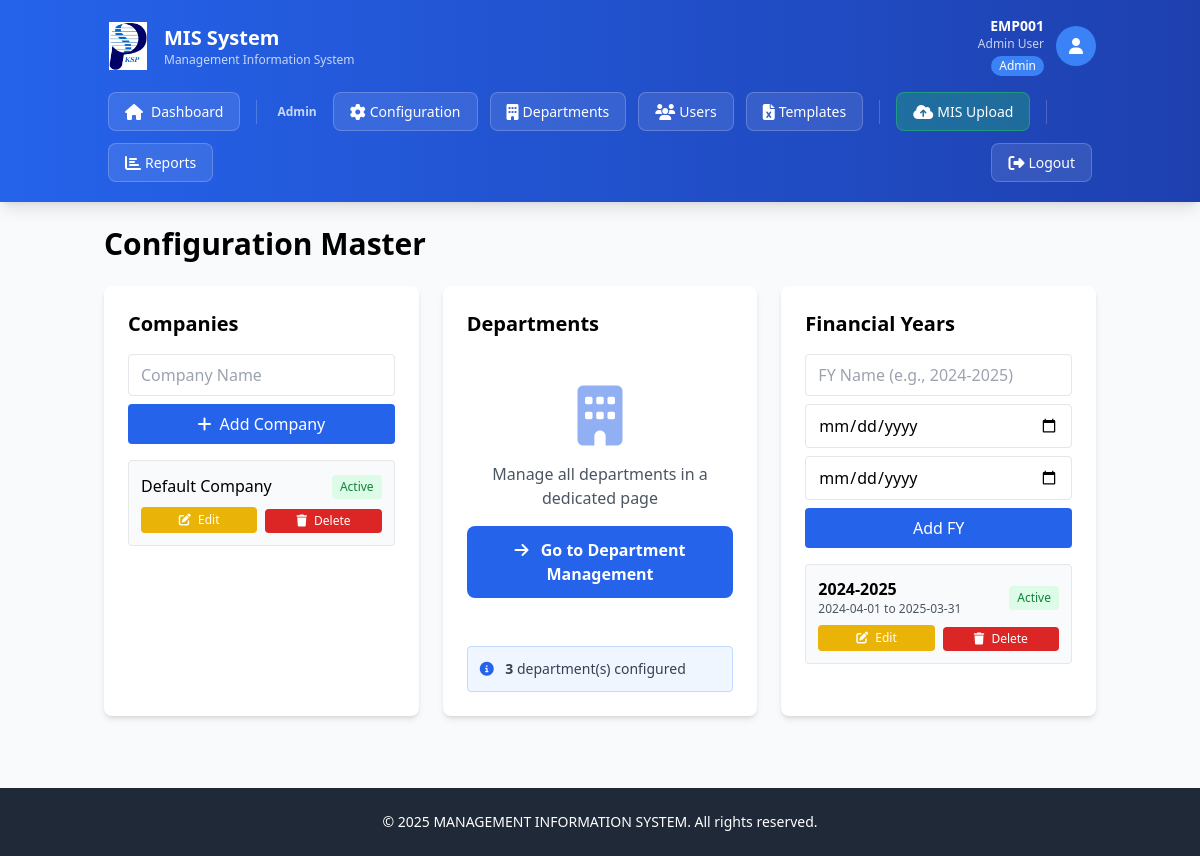
The app's page /config-master (signed in) with its own data.
### app.py (models this page shows)
class User(db.Model):
    __tablename__ = 'users'
    UserID = db.Column(db.Integer, primary_key=True)
    EmpID = db.Column(db.String(20), unique=True, nullable=False, index=True)
    Username = db.Column(db.String(50), nullable=True)
    PasswordHash = db.Column(db.String(255), nullable=False)
    Email = db.Column(db.String(100), unique=True, nullable=False)
    DepartmentID = db.Column(db.Integer, db.ForeignKey('departments.DeptID'), nullable=False)
    RoleID = db.Column(db.Integer, db.ForeignKey('roles.RoleID'), nullable=False)
    IsActive = db.Column(db.Boolean, default=True)
    FailedLoginAttempts = db.Column(db.Integer, default=0)
    LastFailedLogin = db.Column(db.DateTime, nullable=True)
    AccountLockedUntil = db.Column(db.DateTime, nullable=True)
    PasswordLastChanged = db.Column(db.DateTime, default=lambda: datetime.now(IST))
    PasswordExpiryDate = db.Column(db.DateTime, default=lambda: datetime.now(IST) + timedelta(days=90))
    CreatedAt = db.Column(db.DateTime, default=lambda: datetime.now(IST))
    UpdatedAt = db.Column(db.DateTime, default=lambda: datetime.now(IST), onupdate=lambda: datetime.now(IST))
    uploads = db.relationship('MISUpload', foreign_keys='MISUpload.UploadedBy', backref='uploader', lazy=True)

class Role(db.Model):
    __tablename__ = 'roles'
    RoleID = db.Column(db.Integer, primary_key=True)
    RoleName = db.Column(db.String(50), unique=True, nullable=False)
    users = db.relationship('User', backref='role', lazy=True)

class Company(db.Model):
    __tablename__ = 'companies'
    CompanyID = db.Column(db.Integer, primary_key=True)
    CompanyName = db.Column(db.String(100), unique=True, nullable=False)
    ActiveFlag = db.Column(db.Boolean, default=True)

class FinancialYear(db.Model):
    __tablename__ = 'financial_years'
    FYID = db.Column(db.Integer, primary_key=True)
    FYName = db.Column(db.String(50), unique=True, nullable=False)
    StartDate = db.Column(db.Date, nullable=False)
    EndDate = db.Column(db.Date, nullable=False)
    ActiveFlag = db.Column(db.Boolean, default=False)
    uploads = db.relationship('MISUpload', backref='financial_year', lazy=True)

### app.py (the view)
@app.route('/config-master')
@admin_required
def config_master():
    user = User.query.get(session['user_id'])
    companies = Company.query.all()
    departments = Department.query.all()
    financial_years = FinancialYear.query.all()
    return render_template('config_master.html',
                                 current_user=user,
                                 companies=companies,
                                 departments=departments,
                                 financial_years=financial_years)

### app.py (called while the page is built)
def admin_required(f):
    from functools import wraps
    @wraps(f)
    def decorated_function(*args, **kwargs):
        if 'user_id' not in session:
            flash('Please log in to access this page.', 'error')
            return redirect(url_for('login'))
        user = User.query.get(session['user_id'])
        if not user or not user.IsActive:
            session.clear()
            flash('Your session has expired. Please log in again.', 'error')
            return redirect(url_for('login'))
        if user.role.RoleName != 'Admin':
            flash('Access denied. Admin privileges required.', 'error')
            return redirect(url_for('dashboard'))
        return f(*args, **kwargs)
    return decorated_function

### templates/config_master.html (shortened to what this page needs)
{% extends "base.html" %}
{% block content %}
<div class="max-w-6xl mx-auto">
    <h2 class="text-3xl font-bold mb-6">Configuration Master</h2>
    <div class="grid grid-cols-1 lg:grid-cols-3 gap-6">
        <div class="bg-white p-6 rounded-lg shadow-md">
            <h3 class="text-xl font-bold mb-4">Companies</h3>
            <form method="POST" action="{{ url_for('add_company') }}" class="mb-4">
                <input type="text" name="company_name" placeholder="Company Name" required class="w-full px-3 py-2 border rounded mb-2">
                <button type="submit" class="w-full bg-blue-600 text-white py-2 rounded hover:bg-blue-700">
                    <i class="fas fa-plus mr-1"></i> Add Company
                </button>
            </form>
            <div class="space-y-2">
                {% for company in companies %}
                <div class="p-3 bg-gray-50 rounded border border-gray-200">
                    <div class="flex justify-between items-center mb-2">
                        <span class="font-medium" id="company-name-{{ company.CompanyID }}">{{ company.CompanyName }}</span>
                        <form method="POST" action="{{ url_for('toggle_company', company_id=company.CompanyID) }}" class="inline">
                            <button type="submit" class="text-xs px-2 py-1 rounded {% if company.ActiveFlag %}bg-green-100 text-green-700 hover:bg-green-200{% else %}bg-red-100 text-red-700 hover:bg-red-200{% endif %}">
                                {{ 'Active' if company.ActiveFlag else 'Inactive' }}
                            </button>
                        </form>
                    </div>
                    <div class="flex gap-2" id="action-company-buttons-{{ company.CompanyID }}">
                        <button onclick="toggleEditCompany({{ company.CompanyID }})" class="flex-1 bg-yellow-500 text-white text-xs py-1 rounded hover:bg-yellow-600">
                            <i class="fas fa-edit mr-1"></i> Edit
                        </button>
                        <form method="POST" action="{{ url_for('delete_company', company_id=company.CompanyID) }}" class="flex-1" onsubmit="return confirm('Are you sure you want to delete {{ company.CompanyName }}?');">
                            <button type="submit" class="w-full bg-red-600 text-white text-xs py-1 rounded hover:bg-red-700">
                                <i class="fas fa-trash mr-1"></i> Delete
                            </button>
                        </form>
                    </div>
                </div>
                {% endfor %}
            </div>
        </div>
        <div class="bg-white p-6 rounded-lg shadow-md">
            <h3 class="text-xl font-bold mb-4">Departments</h3>
            <div class="text-center py-8">
                <i class="fas fa-building text-6xl text-blue-600 mb-4 opacity-50"></i>
                <p class="text-gray-600 mb-4">Manage all departments in a dedicated page</p>
                <a href="{{ url_for('department_management') }}" class="inline-block bg-blue-600 text-white px-6 py-3 rounded-lg hover:bg-blue-700 transition font-semibold">
                    <i class="fas fa-arrow-right mr-2"></i> Go to Department Management
                </a>
            </div>
            <div class="mt-4 p-3 bg-blue-50 rounded border border-blue-200">
                <p class="text-sm text-gray-700">
                    <i class="fas fa-info-circle text-blue-600 mr-2"></i>
                    <strong>{{ departments|length }}</strong> department(s) configured
                </p>
            </div>
        </div>
        <div class="bg-white p-6 rounded-lg shadow-md">
            <h3 class="text-xl font-bold mb-4">Financial Years</h3>
            <form method="POST" action="{{ url_for('add_fy') }}" class="mb-4">
                <input type="text" name="fy_name" placeholder="FY Name (e.g., 2024-2025)" required class="w-full px-3 py-2 border rounded mb-2">
                <input type="date" name="start_date" placeholder="Start Date" required class="w-full px-3 py-2 border rounded mb-2">
                <input type="date" name="end_date" placeholder="End Date" required class="w-full px-3 py-2 border rounded mb-2">
                <button type="submit" class="w-full bg-blue-600 text-white py-2 rounded hover:bg-blue-700">Add FY</button>
            </form>
            <div class="space-y-2">
                {% for fy in financial_years %}
                <div class="p-3 bg-gray-50 rounded border border-gray-200">
                    <div class="flex justify-between items-center mb-2">
                        <div>
                            <span class="font-bold">{{ fy.FYName }}</span>
                            <p class="text-xs text-gray-600">{{ fy.StartDate }} to {{ fy.EndDate }}</p>
                        </div>
                        <form method="POST" action="{{ url_for('toggle_fy', fy_id=fy.FYID) }}" class="inline">
                            <button type="submit" class="text-xs px-2 py-1 rounded {% if fy.ActiveFlag %}bg-green-100 text-green-700 hover:bg-green-200{% else %}bg-gray-100 text-gray-700 hover:bg-gray-200{% endif %}">
                                {{ 'Active' if fy.ActiveFlag else 'Set Active' }}
                            </button>
                        </form>
                    </div>
                    <div class="flex gap-2" id="action-fy-buttons-{{ fy.FYID }}">
                        <button onclick="toggleEditFY({{ fy.FYID }})" class="flex-1 bg-yellow-500 text-white text-xs py-1 rounded hover:bg-yellow-600">
                            <i class="fas fa-edit mr-1"></i> Edit
                        </button>
                        <form method="POST" action="{{ url_for('delete_fy', fy_id=fy.FYID) }}" class="flex-1" onsubmit="return confirm('Are you sure you want to delete {{ fy.FYName }}? This action cannot be undone if the FY has no associated data.');">
                            <button type="submit" class="w-full bg-red-600 text-white text-xs py-1 rounded hover:bg-red-700">
                                <i class="fas fa-trash mr-1"></i> Delete
                            </button>
                        </form>
                    </div>
                </div>
                {% endfor %}
            </div>
        </div>
    </div>
</div>
{% endblock %}

### templates/base.html (shortened to what this page needs)
<!DOCTYPE html>
<html lang="en">
<head>
    <script src="https://cdn.tailwindcss.com"></script>
    <link rel="stylesheet" href="{{ url_for('static', filename='css/styles.css') }}">
    <link rel="stylesheet" href="https://cdnjs.cloudflare.com/ajax/libs/font-awesome/6.4.0/css/all.min.css">
</head>
<body class="bg-gray-50 min-h-screen">
    {% if 'user_id' in session %}
    <nav class="bg-gradient-to-r from-blue-600 to-blue-800 text-white shadow-lg">
        <div class="container mx-auto px-4 py-4">
            <div class="flex justify-between items-center mb-3">
                <div class="flex items-center gap-3">
                    <img src="{{ url_for('static', filename='logo.png') }}" alt="KSPL Logo" class="w-12 h-12 object-contain">
                    <div>
                        <h1 class="text-xl font-bold">MIS System</h1>
                        <p class="text-xs opacity-75">Management Information System</p>
                    </div>
                </div>
                <div class="flex items-center gap-3">
                    <div class="text-right hidden sm:block">
                        <p class="text-sm font-semibold">{{ current_user.EmpID }}</p>
                        {% if current_user.Username %}<p class="text-xs opacity-75">{{ current_user.Username }}</p>{% endif %}
                        <span class="inline-block mt-1 px-2 py-0.5 bg-blue-500 rounded-full text-xs font-medium">
                            {{ current_user.role.RoleName }}
                        </span>
                    </div>
                    <div class="w-10 h-10 bg-blue-500 rounded-full flex items-center justify-center">
                        <i class="fas fa-user text-white"></i>
                    </div>
                </div>
            </div>
            <div class="flex flex-wrap gap-1 items-center">
                <a href="{{ url_for('dashboard') }}" class="nav-link-modern">
                    <i class="fas fa-home mr-2"></i>Dashboard
                </a>
                {% if current_user.role.RoleName == 'Admin' %}
                <div class="flex flex-wrap gap-1 items-center">
                    <span class="px-2 py-1 text-xs font-semibold opacity-75">Admin</span>
                    <a href="{{ url_for('config_master') }}" class="nav-link-modern">
                        <i class="fas fa-cog mr-1"></i>Configuration
                    </a>
                    <a href="{{ url_for('department_management') }}" class="nav-link-modern">
                        <i class="fas fa-building mr-1"></i>Departments
                    </a>
                    <a href="{{ url_for('user_management') }}" class="nav-link-modern">
                        <i class="fas fa-users mr-1"></i>Users
                    </a>
                    <a href="{{ url_for('template_management') }}" class="nav-link-modern">
                        <i class="fas fa-file-excel mr-1"></i>Templates
                    </a>
                </div>
                {% endif %}
                {% if current_user.role.RoleName in ['Admin', 'HOD'] %}
                <a href="{{ url_for('mis_upload') }}" class="nav-link-modern nav-link-highlight">
                    <i class="fas fa-cloud-upload-alt mr-1"></i>MIS Upload
                </a>
                {% endif %}
                <a href="{{ url_for('reports') }}" class="nav-link-modern">
                    <i class="fas fa-chart-bar mr-1"></i>Reports
                </a>
                <div class="ml-auto flex items-center gap-1">
                    <a href="{{ url_for('logout') }}" class="nav-link-modern hover:bg-red-500">
                        <i class="fas fa-sign-out-alt mr-1"></i>Logout
                    </a>
                </div>
            </div>
        </div>
    </nav>
    {% endif %}
    <div class="container mx-auto px-4 py-6">
        {% block content %}{% endblock %}
    </div>
    <footer class="bg-gray-800 text-white mt-12 py-6">
        <div class="container mx-auto px-4 text-center">
            <p class="text-sm">&copy; 2025 MANAGEMENT INFORMATION SYSTEM. All rights reserved.</p>
        </div>
    </footer>
</body>
</html>

### static/css/styles.css (style rules this page uses)
:root { --primary: #2563eb; --primary-dark: #1e40af; --success: #10b981; --warning: #f59e0b; --danger: #ef4444; --info: #3b82f6; --gray-50: #f9fafb; --gray-100: #f3f4f6; --gray-200: #e5e7eb; --gray-300: #d1d5db; --gray-700: #374151; --gray-800: #1f2937; --gray-900: #111827; }
.nav-link-modern { display: inline-flex; align-items: center; padding: 0.5rem 1rem; margin: 0.25rem; background-color: rgba(255, 255, 255, 0.1); color: white; border-radius: 0.5rem; font-size: 0.875rem; font-weight: 500; text-decoration: none; transition: all 0.3s ease; border: 1px solid rgba(255, 255, 255, 0.2); }
.nav-link-modern i { font-size: 1rem; }
.nav-link-highlight { background-color: rgba(34, 197, 94, 0.3); border-color: rgba(34, 197, 94, 0.5); }

### records on screen
User: EmpID "EMP001", Username "Admin User"
Role: role.RoleName "Admin"
Company: CompanyName "Default Company", ActiveFlag "Active"
FinancialYear: FYName "2024-2025", StartDate "2024-04-01", EndDate "2025-03-31", ActiveFlag "Active"

### other values on screen
{{ departments|length }} "3"
